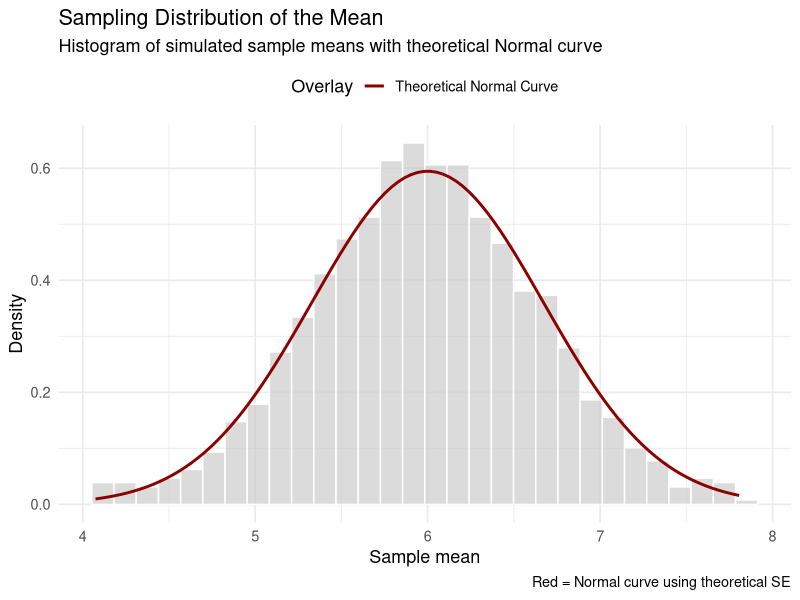
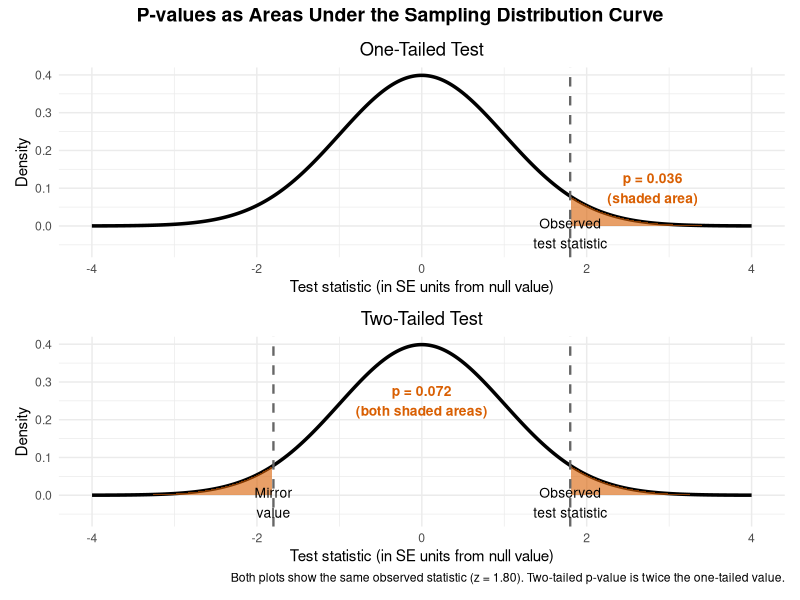
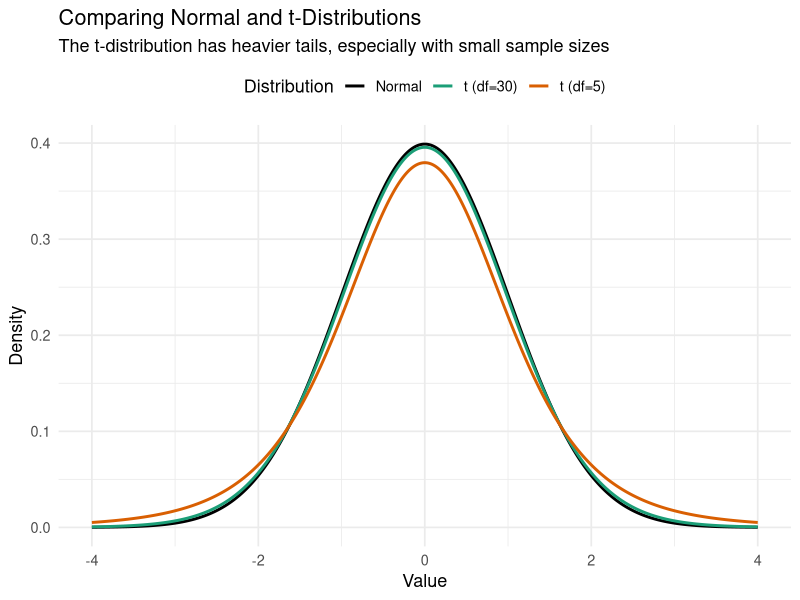
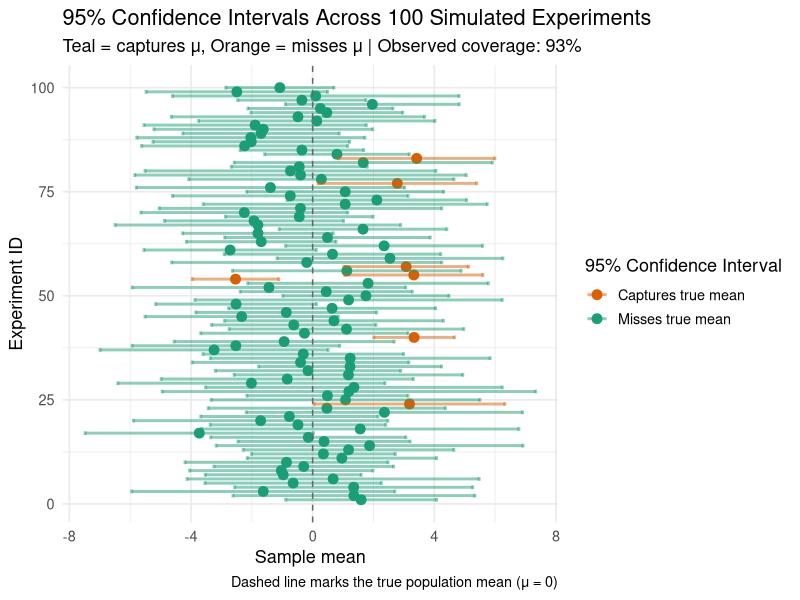
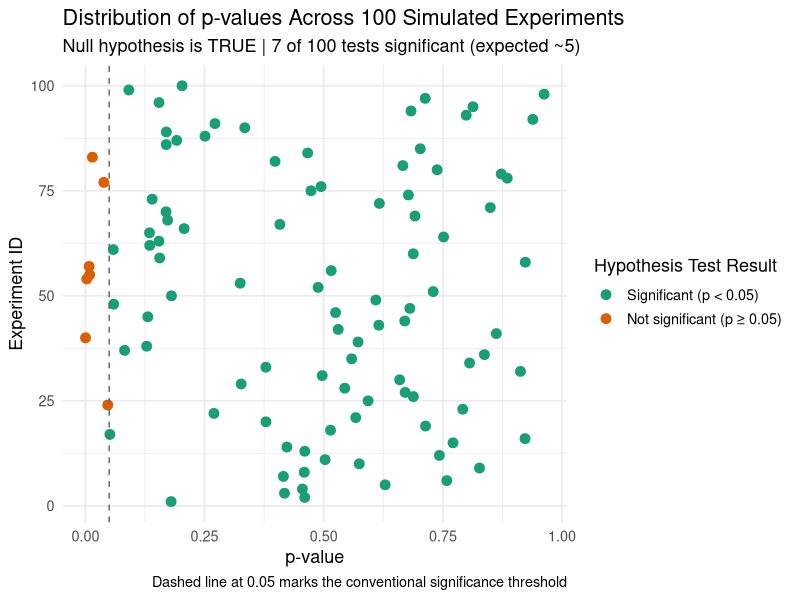
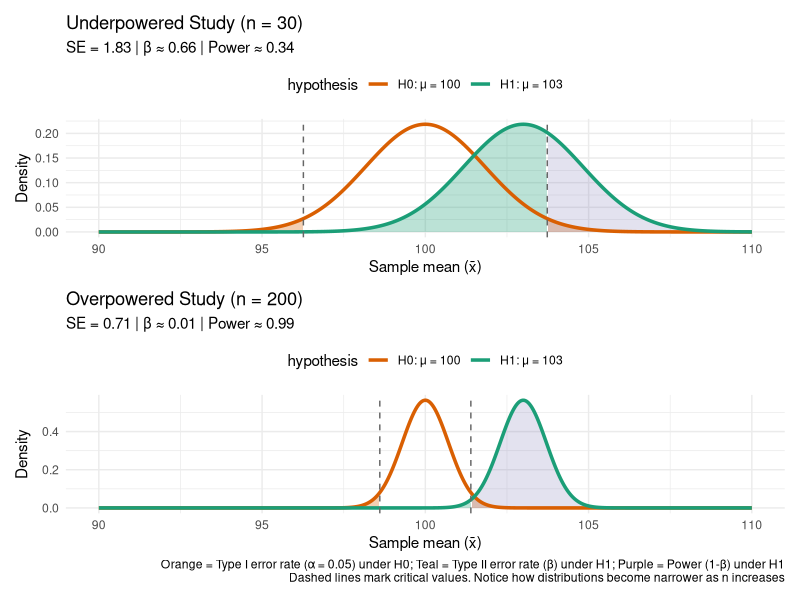
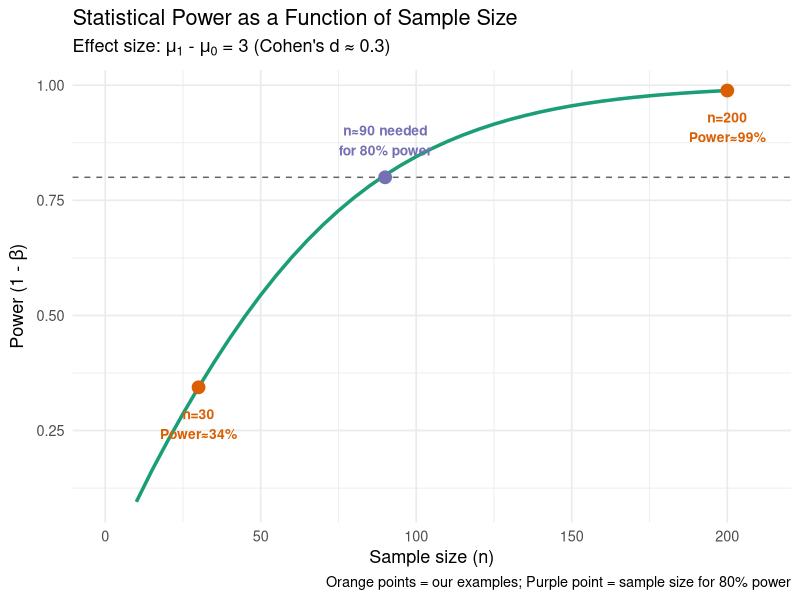

Reproduce these figures in R, in order.
## ---- chunk 1
library(tidyverse)

# Set seed for reproducibility
set.seed(123)

# Simulation parameters
n <- 20              # Sample size
true_mu <- 6         # Population mean
true_sd <- 3         # Population standard deviation

# Generate 1000 sample means from N(6, 3)
sample_means <- replicate(1000, mean(rnorm(n, true_mu, true_sd)))

# Calculate theoretical standard error
se_theoretical <- true_sd / sqrt(n)

# Create data frame for plotting
df <- tibble(x = sample_means)

# Plot sampling distribution with theoretical normal overlay
ggplot(df, aes(x = x)) +
  geom_histogram(aes(y = after_stat(density)), bins = 30, fill = "grey80", 
                 color = "white", alpha = 0.7) +
  stat_function(fun = dnorm, args = list(mean = true_mu, sd = se_theoretical),
                aes(color = "Theoretical Normal Curve"), linewidth = 1) +
  scale_color_manual(name = "Overlay", values = c("Theoretical Normal Curve" = "darkred")) +
  labs(
    title = "Sampling Distribution of the Mean",
    subtitle = "Histogram of simulated sample means with theoretical Normal curve",
    x = "Sample mean",
    y = "Density",
    caption = "Red = Normal curve using theoretical SE"
  ) +
  theme_minimal(base_size = 13) +
  theme(legend.position = "top")
## ---- chunk 2
#| fig-height: 6
library(tidyverse)
library(patchwork)

# Observed test statistic
obs_stat <- 1.8

# Generate standard normal distribution
x <- seq(-4, 4, length.out = 400)
y <- dnorm(x)
df_full <- data.frame(x, y)

# Create subsets for shading tails
df_right <- df_full |> filter(x >= obs_stat)
df_left  <- df_full |> filter(x <= -obs_stat)

# Calculate p-values
p_one <- pnorm(obs_stat, lower.tail = FALSE)
p_two <- 2 * p_one

# One-tailed test plot
p1 <- ggplot(df_full, aes(x, y)) +
  geom_line(linewidth = 1.2, color = "black") +
  geom_area(data = df_right, aes(x, y), fill = "#d95f02", alpha = 0.6) +
  geom_vline(xintercept = obs_stat, linetype = "dashed", color = "grey40", linewidth = 0.8) +
  annotate("text", x = obs_stat, y = -0.02, 
           label = "Observed\ntest statistic", size = 3.5, hjust = 0.5) +
  annotate("text", x = 2.8, y = 0.1, 
           label = sprintf("p = %.3f\n(shaded area)", p_one), 
           size = 3.5, color = "#d95f02", fontface = "bold") +
  scale_y_continuous(expand = expansion(mult = c(0.15, 0.05))) +
  labs(title = "One-Tailed Test",
       x = "Test statistic (in SE units from null value)", 
       y = "Density") +
  theme_minimal(base_size = 11) +
  theme(plot.title = element_text(hjust = 0.5))

# Two-tailed test plot
p2 <- ggplot(df_full, aes(x, y)) +
  geom_line(linewidth = 1.2, color = "black") +
  geom_area(data = df_right, aes(x, y), fill = "#d95f02", alpha = 0.6) +
  geom_area(data = df_left, aes(x, y), fill = "#d95f02", alpha = 0.6) +
  geom_vline(xintercept = c(-obs_stat, obs_stat), 
             linetype = "dashed", color = "grey40", linewidth = 0.8) +
  annotate("text", x = obs_stat, y = -0.02, 
           label = "Observed\ntest statistic", size = 3.5, hjust = 0.5) +
  annotate("text", x = -obs_stat, y = -0.02, 
           label = "Mirror\nvalue", size = 3.5, hjust = 0.5) +
  annotate("text", x = 0, y = 0.25, 
           label = sprintf("p = %.3f\n(both shaded areas)", p_two), 
           size = 3.5, color = "#d95f02", fontface = "bold") +
  scale_y_continuous(expand = expansion(mult = c(0.15, 0.05))) +
  labs(title = "Two-Tailed Test",
       x = "Test statistic (in SE units from null value)", 
       y = "Density",
       caption = sprintf(
    "Both plots show the same observed statistic (z = %.2f). Two-tailed p-value is twice the one-tailed value.",
    obs_stat
  )) +
  theme_minimal(base_size = 11) +
  theme(plot.title = element_text(hjust = 0.5))

# Combine plots vertically
p1 / p2 + plot_annotation(
  title = "P-values as Areas Under the Sampling Distribution Curve",
  theme = theme(plot.title = element_text(size = 14, face = "bold", hjust = 0.5))
)
## ---- chunk 3
library(tidyverse)

# Generate data comparing normal and t-distributions
x <- seq(-4, 4, length.out = 500)
df_compare <- tibble(
  x = x,
  Normal = dnorm(x),
  `t (df=5)` = dt(x, df = 5),      # Small sample: heavier tails
  `t (df=30)` = dt(x, df = 30)     # Larger sample: approaches normal
) |> 
  pivot_longer(cols = -x, names_to = "distribution", values_to = "density")

# Plot comparison
ggplot(df_compare, aes(x = x, y = density, color = distribution)) +
  geom_line(linewidth = 1) +
  labs(
    title = "Comparing Normal and t-Distributions",
    subtitle = "The t-distribution has heavier tails, especially with small sample sizes",
    x = "Value",
    y = "Density",
    color = "Distribution"
  ) +
  scale_color_manual(values = c("Normal" = "black", "t (df=5)" = "#d95f02", "t (df=30)" = "#1b9e77")) +
  theme_minimal(base_size = 13) +
  theme(legend.position = "top")
## ---- chunk 4
library(tidyverse)

# Function to simulate one sample and compute its 95% CI
simulation <- function(n, mu, stdev) {
  s <- rnorm(n, mu, stdev)
  sample_mean <- mean(s)
  sample_sd <- sd(s)
  sample_se <- sample_sd / sqrt(n)
  confint_95 <- qt(0.975, df = n - 1) * sample_se  # t-critical value × SE
  tibble(
    n = n,
    sample_mean = sample_mean,
    sample_sd = sample_sd,
    sample_se = sample_se,
    confint_95 = confint_95,
    lower_bound = sample_mean - confint_95,
    upper_bound = sample_mean + confint_95,
    contains_mu = mu >= sample_mean - confint_95 & mu <= sample_mean + confint_95
  )
}

# Set parameters and run simulation
set.seed(777)
n <- 10; mu <- 0; stdev <- 5
sim <- 100

# Generate 100 confidence intervals
draws <- map(1:sim, ~ simulation(n, mu, stdev)) |>  
  bind_rows() |>  
  mutate(experiment_id = 1:sim)

# Calculate observed coverage rate
coverage <- mean(draws$contains_mu)

# Visualize confidence intervals
ggplot(draws, aes(x = sample_mean, y = experiment_id, color = contains_mu)) + 
  geom_point(size = 3) + 
  geom_errorbarh(aes(xmin = lower_bound, xmax = upper_bound), linewidth = 1, alpha = 0.5) + 
  geom_vline(xintercept = mu, linetype = "dashed", color = "grey40") +
  scale_color_manual(
    name = "95% Confidence Interval",
    values = c("TRUE" = "#1b9e77", "FALSE" = "#d95f02"),
    labels = c("Captures true mean", "Misses true mean")
  ) +
  labs(
    title = "95% Confidence Intervals Across 100 Simulated Experiments",
    subtitle = sprintf("Teal = captures μ, Orange = misses μ | Observed coverage: %.0f%%", 
                      coverage * 100),
    x = "Sample mean",
    y = "Experiment ID",
    caption = "Dashed line marks the true population mean (μ = 0)"
  ) +
  theme_minimal(base_size = 13) +
  theme(legend.position = "right")
## ---- chunk 5
library(tidyverse)

# Calculate t-statistics and p-values for each experiment
draws <- draws %>%
  mutate(
    t_statistic = (sample_mean - mu) / sample_se,
    p_value = 2 * (1 - pt(abs(t_statistic), df = n - 1)),  # Two-tailed test
    significant = p_value < 0.05
  )

# Count false positives (Type I errors)
n_significant <- sum(draws$significant)

# Visualize p-value distribution
ggplot(draws, aes(x = p_value, y = experiment_id, color = significant)) + 
  geom_point(size = 3) + 
  geom_vline(xintercept = 0.05, linetype = "dashed", color = "grey40") +
  scale_color_manual(
    name = "Hypothesis Test Result",
    values = c("TRUE" = "#d95f02", "FALSE" = "#1b9e77"),
    labels = c("Significant (p < 0.05)", "Not significant (p ≥ 0.05)")
  ) +
  labs(
    title = "Distribution of p-values Across 100 Simulated Experiments",
    subtitle = sprintf("Null hypothesis is TRUE | %d of 100 tests significant (expected ~5)", 
                      n_significant),
    x = "p-value",
    y = "Experiment ID",
    caption = "Dashed line at 0.05 marks the conventional significance threshold"
  ) +
  theme_minimal(base_size = 13) +
  theme(legend.position = "right")
## ---- chunk 6
#| fig-height: 8
library(tidyverse)
library(patchwork)

set.seed(42)

# Function to calculate distributions and error rates
create_error_plot_data <- function(n, mu_null = 100, mu_alt = 103, 
                                   sd_pop = 10, alpha = 0.05) {
  # Calculate standard error and critical values
  se <- sd_pop / sqrt(n)
  t_crit <- qt(1 - alpha / 2, df = n - 1)
  lower_crit <- mu_null - t_crit * se
  upper_crit <- mu_null + t_crit * se
  
  # Generate sampling distributions under H0 and H1
  x_vals <- seq(90, 110, length.out = 500)
  null_dist <- dnorm(x_vals, mean = mu_null, sd = se)
  alt_dist  <- dnorm(x_vals, mean = mu_alt, sd = se)
  
  # Calculate Type II error (β) and power
  beta <- pnorm(upper_crit, mean = mu_alt, sd = se) - 
          pnorm(lower_crit, mean = mu_alt, sd = se)
  power <- 1 - beta
  
  # Combine distributions for plotting
  df <- tibble(
    x = rep(x_vals, 2),
    density = c(null_dist, alt_dist),
    hypothesis = rep(c("H0: μ = 100", "H1: μ = 103"), each = length(x_vals))
  )
  
  # Create shading regions for α (Type I error) - LEFT and RIGHT tails under H0
  alpha_left <- tibble(
    x = x_vals[x_vals <= lower_crit],
    y = dnorm(x_vals[x_vals <= lower_crit], mean = mu_null, sd = se)
  )
  
  alpha_right <- tibble(
    x = x_vals[x_vals >= upper_crit],
    y = dnorm(x_vals[x_vals >= upper_crit], mean = mu_null, sd = se)
  )
  
  # Create shading region for β (Type II error) - CENTER under H1
  beta_region <- tibble(
    x = x_vals[x_vals >= lower_crit & x_vals <= upper_crit],
    y = dnorm(x_vals[x_vals >= lower_crit & x_vals <= upper_crit], 
              mean = mu_alt, sd = se)
  )
  
  # Create shading regions for Power - LEFT and RIGHT tails under H1
  power_left <- tibble(
    x = x_vals[x_vals <= lower_crit],
    y = dnorm(x_vals[x_vals <= lower_crit], mean = mu_alt, sd = se)
  )
  
  power_right <- tibble(
    x = x_vals[x_vals >= upper_crit],
    y = dnorm(x_vals[x_vals >= upper_crit], mean = mu_alt, sd = se)
  )
  
  list(df = df, 
       alpha_left = alpha_left, 
       alpha_right = alpha_right, 
       beta_region = beta_region,
       power_left = power_left,
       power_right = power_right,
       lower_crit = lower_crit, 
       upper_crit = upper_crit, 
       se = se, 
       beta = beta, 
       power = power)
}

# Generate data for small sample (low power)
data_30 <- create_error_plot_data(n = 30)

# Generate data for large sample (high power)
data_200 <- create_error_plot_data(n = 200)

# Plot for n=30
p1 <- ggplot(data_30$df, aes(x = x, y = density, color = hypothesis)) +
  # Type I error (α) - orange tails under H0
  geom_area(data = data_30$alpha_left, aes(x = x, y = y), 
            fill = "#d95f02", alpha = 0.3, color = NA, inherit.aes = FALSE) +
  geom_area(data = data_30$alpha_right, aes(x = x, y = y), 
            fill = "#d95f02", alpha = 0.3, color = NA, inherit.aes = FALSE) +
  # Type II error (β) - teal center under H1
  geom_area(data = data_30$beta_region, aes(x = x, y = y), 
            fill = "#1b9e77", alpha = 0.3, color = NA, inherit.aes = FALSE) +
  # Power - light blue tails under H1
  geom_area(data = data_30$power_left, aes(x = x, y = y), 
            fill = "#7570b3", alpha = 0.2, color = NA, inherit.aes = FALSE) +
  geom_area(data = data_30$power_right, aes(x = x, y = y), 
            fill = "#7570b3", alpha = 0.2, color = NA, inherit.aes = FALSE) +
  # Distribution curves
  geom_line(linewidth = 1.2) +
  geom_vline(xintercept = c(data_30$lower_crit, data_30$upper_crit), 
             linetype = "dashed", color = "grey40") +
  labs(
    title = "Underpowered Study (n = 30)",
    subtitle = sprintf("SE = %.2f | β ≈ %.2f | Power ≈ %.2f", 
                      data_30$se, data_30$beta, data_30$power),
    x = "Sample mean (x̄)",
    y = "Density"
  ) +
  scale_color_manual(values = c("H0: μ = 100" = "#d95f02", 
                                "H1: μ = 103" = "#1b9e77")) +
  theme_minimal(base_size = 11) +
  theme(legend.position = "top")

# Plot for n=200
p2 <- ggplot(data_200$df, aes(x = x, y = density, color = hypothesis)) +
  # Type I error (α) - orange tails under H0
  geom_area(data = data_200$alpha_left, aes(x = x, y = y), 
            fill = "#d95f02", alpha = 0.3, color = NA, inherit.aes = FALSE) +
  geom_area(data = data_200$alpha_right, aes(x = x, y = y), 
            fill = "#d95f02", alpha = 0.3, color = NA, inherit.aes = FALSE) +
  # Type II error (β) - teal center under H1
  geom_area(data = data_200$beta_region, aes(x = x, y = y), 
            fill = "#1b9e77", alpha = 0.3, color = NA, inherit.aes = FALSE) +
  # Power - light blue tails under H1
  geom_area(data = data_200$power_left, aes(x = x, y = y), 
            fill = "#7570b3", alpha = 0.2, color = NA, inherit.aes = FALSE) +
  geom_area(data = data_200$power_right, aes(x = x, y = y), 
            fill = "#7570b3", alpha = 0.2, color = NA, inherit.aes = FALSE) +
  # Distribution curves
  geom_line(linewidth = 1.2) +
  geom_vline(xintercept = c(data_200$lower_crit, data_200$upper_crit), 
             linetype = "dashed", color = "grey40") +
  labs(
    title = "Overpowered Study (n = 200)",
    subtitle = sprintf("SE = %.2f | β ≈ %.2f | Power ≈ %.2f", 
                      data_200$se, data_200$beta, data_200$power),
    x = "Sample mean (x̄)",
    y = "Density",
    caption = "Orange = Type I error rate (α = 0.05) under H0; Teal = Type II error rate (β) under H1; Purple = Power (1-β) under H1\nDashed lines mark critical values. Notice how distributions become narrower as n increases"
  ) +
  scale_color_manual(values = c("H0: μ = 100" = "#d95f02", 
                                "H1: μ = 103" = "#1b9e77")) +
  theme_minimal(base_size = 11) +
  theme(legend.position = "top")

# Combine plots vertically
p1 / p2
## ---- chunk 7
library(tidyverse)

# Define parameters (matching previous visualization)
mu_null <- 100
mu_alt <- 103
sd_pop <- 10
alpha <- 0.05

# Function to calculate statistical power for a given sample size
calculate_power <- function(n, mu_null, mu_alt, sd_pop, alpha = 0.05) {
  se <- sd_pop / sqrt(n)
  t_crit <- qt(1 - alpha / 2, df = n - 1)
  lower_crit <- mu_null - t_crit * se
  upper_crit <- mu_null + t_crit * se
  
  # Power = probability of rejecting H0 when H1 is true
  power <- pnorm(lower_crit, mean = mu_alt, sd = se) + 
           (1 - pnorm(upper_crit, mean = mu_alt, sd = se))
  return(power)
}

# Calculate power across range of sample sizes
sample_sizes <- seq(10, 200, by = 5)
power_values <- map_dbl(sample_sizes, ~calculate_power(.x, mu_null, mu_alt, sd_pop))
power_df <- tibble(n = sample_sizes, power = power_values)

# Find sample size needed for conventional 80% power
n_for_80_power <- sample_sizes[which.min(abs(power_values - 0.80))]

# Calculate power at our example sample sizes
power_at_n30 <- calculate_power(30, mu_null, mu_alt, sd_pop)
power_at_n200 <- calculate_power(200, mu_null, mu_alt, sd_pop)

# Plot power curve
ggplot(power_df, aes(x = n, y = power)) +
  geom_line(color = "#1b9e77", linewidth = 1.2) +
  geom_hline(yintercept = 0.80, linetype = "dashed", color = "grey40") +
  annotate("point", x = 30, y = power_at_n30, color = "#d95f02", size = 4) +
  annotate("point", x = 200, y = power_at_n200, color = "#d95f02", size = 4) +
  annotate("point", x = n_for_80_power, y = 0.80, color = "#7570b3", size = 4) +
  annotate("text", x = 30, y = power_at_n30 - 0.08, 
           label = sprintf("n=30\nPower≈%.0f%%", power_at_n30*100), 
           color = "#d95f02", size = 3.5, fontface = "bold") +
  annotate("text", x = 200, y = power_at_n200 - 0.08, 
            label = sprintf("n=200\nPower≈%.0f%%", power_at_n200*100), 
            color = "#d95f02", size = 3.5, fontface = "bold") +
  annotate("text", x = n_for_80_power, y = 0.88, 
           label = sprintf("n≈%d needed\nfor 80%% power", n_for_80_power), 
           color = "#7570b3", size = 3.5, fontface = "bold") +
  scale_x_continuous(limits = c(0, 210)) +
  labs(
    title = "Statistical Power as a Function of Sample Size",
    subtitle = expression(paste("Effect size: ", mu[1], " - ", mu[0], " = 3 (Cohen's d ≈ 0.3)")),
    x = "Sample size (n)",
    y = expression(paste("Power (1 - ", beta, ")")),
    caption = "Orange points = our examples; Purple point = sample size for 80% power"
  ) +
  theme_minimal(base_size = 13)
## ---- chunk 8
library(tidyverse)
library(knitr)

# Simulate a statistically significant but practically meaningless result
set.seed(999)
n_large <- 10000
small_effect <- 0.05  # Negligible effect: 0.05 SD difference

# Generate two groups with trivial difference
group1 <- rnorm(n_large, mean = 0, sd = 1)
group2 <- rnorm(n_large, mean = small_effect, sd = 1)

# Conduct t-test
t_result <- t.test(group1, group2)

# Calculate effect size
cohens_d <- small_effect / 1

# Summarize results
results_df <- tibble(
  Metric = c("Sample size per group", "Cohen's d (effect size)", "p-value", "Mean difference"),
  Value = c(
    format(n_large, big.mark = ","),
    sprintf("%.3f", cohens_d),
    sprintf("%.6f", t_result$p.value),
    sprintf("%.3f", diff(t_result$estimate))
  )
)

kable(results_df, align = c("l", "r"))
